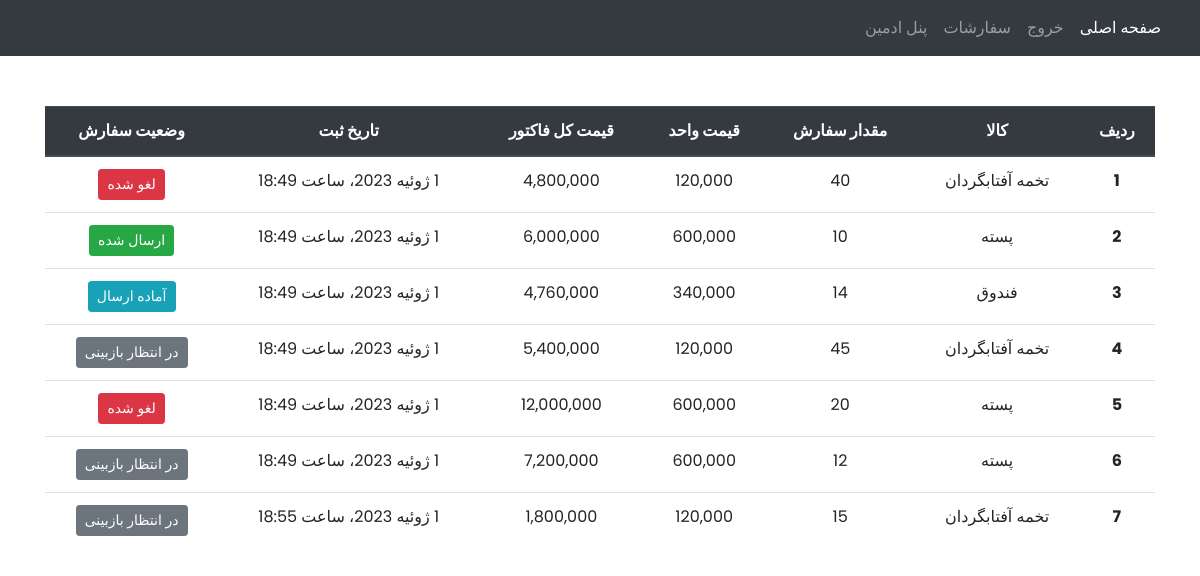
The page /orders_list/1/ (signed in) on the database its author committed.
### orders/models.py (models this page shows, shortened)
class Order(models.Model):
    STATUS = (
        ('pending', 'در انتظار بازبینی'),
        ('deliver', 'آماده ارسال'),
        ('Post', 'ارسال شده'),
        ('cancel', 'لغو شده'),
    )
    user = models.ForeignKey(User, related_name='O_user',on_delete=models.CASCADE ,verbose_name='کاربر')
    product = models.ForeignKey(Product, related_name='O_product',on_delete=models.CASCADE ,verbose_name='محصول')
    price = models.PositiveBigIntegerField(verbose_name='قیمت کالا')
    inventory = models.ForeignKey(Inventory, related_name='O_inventory', on_delete=models.CASCADE, verbose_name='انبار')
    quantity = models.PositiveIntegerField(verbose_name='تعداد')
    status = models.CharField(max_length=15, choices=STATUS, verbose_name='وضعیت سفارش')
    create = models.DateTimeField(auto_now_add=True, verbose_name='زمان ثبت سفارش')
    class Meta:
        verbose_name = 'سفارش'
        verbose_name_plural = 'سفارش ها'

### product/models.py (models this page shows)
class Product(models.Model):
    STATUS = (
        ('kg', 'کیلوگرم'),
        ('pack', 'بسته'),
        ('num', 'عدد'),
    )
    name = models.CharField(max_length=120, unique=True, verbose_name='نام')
    price = models.PositiveBigIntegerField(verbose_name='قیمت')
    quantity = models.PositiveIntegerField(verbose_name='موجودی')
    unit = models.CharField(max_length=20, choices=STATUS, verbose_name='واحد')
    image = models.ImageField(upload_to='product/%Y/%B/%d/', verbose_name='تصویر')
    def __str__(self):
        return self.name
    def price_decimal(self):
        return f'{self.price:,}'
    price_decimal.short_description = 'قیمت'
    def product_image(self):
        return mark_safe('<img src="{}" width="80" style="border-radius:50%;" />'.format(self.image.url))
    product_image.short_description = 'تصویر'
    product_image.allow_tags = True
    class Meta:
        verbose_name = 'محصول'
        verbose_name_plural = 'محصولات'

### orders/views.py (the view)
# urls.py: path('orders_list/<int:user_id>/', OrdersList, name='order_list'),
@login_required(login_url='/login')
def OrdersList(request,user_id):
    orders = Order.objects.filter(user_id__exact=user_id)
    context ={
        "orders" : orders,
    }
    return render(request, 'orders/orders_list.html', context)

### orders/templatetags/mytags.py (called while the page is built)
@register.simple_tag
def multiply(price, quantity, *args, **kwargs):
    Price = int(price) * int(quantity)
    return f'{Price:,}'

@register.simple_tag
def decimal_price(price, *args, **kwargs):
    return f'{price:,}'

### orders/templates/orders/orders_list.html
{% extends 'base.html' %}
{% load static %}
{% load mytags %}
{% load jalali_tags %}
{% block bodystyle %}
    <body style="background-image: url('{% static "images/back_shop.jpg" %}'); height: 100%; background-position: center; background-size: cover;background-repeat: no-repeat; background-attachment: fixed;">
{% endblock %}
{% block content %}
<div class="container">
<table class="table text-center">
  <thead class="thead-dark">
    <tr>
      <th scope="col">ردیف</th>
      <th scope="col">کالا</th>
      <th scope="col">مقدار سفارش</th>
      <th scope="col">قیمت واحد</th>
      <th scope="col">قیمت کل فاکتور</th>
      <th scope="col">تاریخ ثبت</th>
      <th scope="col">وضعیت سفارش</th>
    </tr>
  </thead>
<tbody style="background-color: #ffffff">
    {% for order in orders %}
        <tr>
            <th scope="row">{{ forloop.counter }}</th>
            <td>{{ order.product }}</td>
            <td>{{ order.quantity }}</td>
            <td>{% decimal_price order.price %}</td>
            <td>{% multiply order.price order.quantity %}</td>
            <td>{{ order.create|to_jalali:'%Y/%m/%d _ %H:%M:%S' }}</td>
            {% if order.status == 'pending' %}
                <td><button type="button" class="btn btn-secondary btn-sm">{{ order.get_status_display }}</button></td>
            {% elif order.status == 'deliver' %}
                <td><button type="button" class="btn btn-info btn-sm">{{ order.get_status_display }}</button></td>
            {% elif order.status == 'Post' %}
                <td><button type="button" class="btn btn-success btn-sm">{{ order.get_status_display }}</button></td>
            {% else %}
                <td><button type="button" class="btn btn-danger btn-sm">{{ order.get_status_display }}</button></td>
            {% endif %}
        </tr>
    {% endfor %}
</tbody>
</table>
</div>
{% endblock %}

### static/static_root/css/style.css (style rules this page uses)
* { padding: 0; margin: 0; box-sizing: border-box; font-family: 'Poppins', IRANSansWeb; direction: rtl; }
body { height: 100vh; background: linear-gradient(to top, #c9c9ff 50%, #9090fa 90%) no-repeat }
.container { margin: 50px auto }

### rows shown on the page
Order: product "تخمه آفتابگردان", quantity "40", price "120,000", price+quantity "4,800,000", create|to_jalali "1 ژوئیه 2023، ساعت 18:49", status "لغو شده"
Order: product "پسته", quantity "10", price "600,000", price+quantity "6,000,000", create|to_jalali "1 ژوئیه 2023، ساعت 18:49", status "ارسال شده"
Order: product "فندوق", quantity "14", price "340,000", price+quantity "4,760,000", create|to_jalali "1 ژوئیه 2023، ساعت 18:49", status "آماده ارسال"
Order: product "تخمه آفتابگردان", quantity "45", price "120,000", price+quantity "5,400,000", create|to_jalali "1 ژوئیه 2023، ساعت 18:49", status "در انتظار بازبینی"
Order: product "پسته", quantity "20", price "600,000", price+quantity "12,000,000", create|to_jalali "1 ژوئیه 2023، ساعت 18:49", status "لغو شده"
Order: product "پسته", quantity "12", price "600,000", price+quantity "7,200,000", create|to_jalali "1 ژوئیه 2023، ساعت 18:49", status "در انتظار بازبینی"
Order: product "تخمه آفتابگردان", quantity "15", price "120,000", price+quantity "1,800,000", create|to_jalali "1 ژوئیه 2023، ساعت 18:55", status "در انتظار بازبینی"
